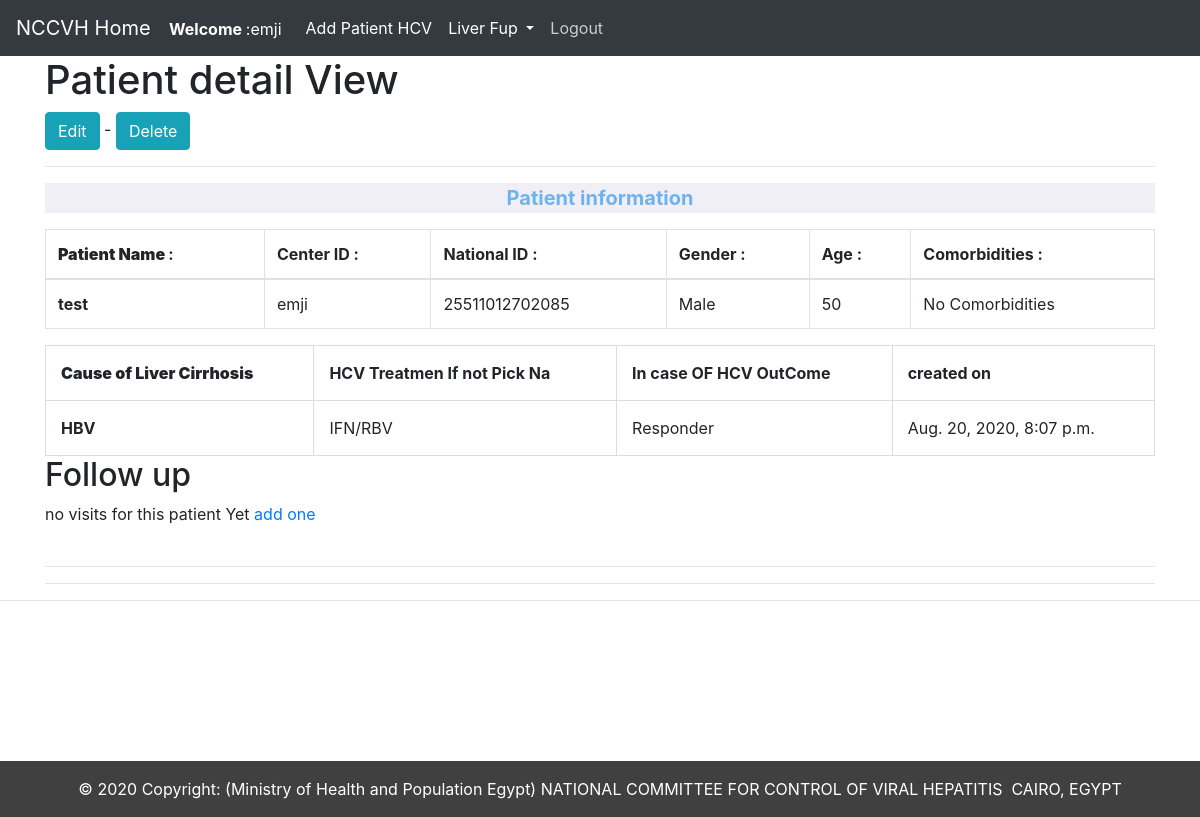
Screenshot of /LiverFup/inrollmentView/1 (signed in) with the database file from the repository.
### LiverFup/models.py (models this page shows, shortened)
class inrollment(models.Model):
    patient_name =models.CharField(max_length=200,null=False)
    National_ID =models.CharField( max_length=14,null=False,unique=True)
    Center_ID=models.ForeignKey(User,on_delete=models.SET_NULL, null=True)
    age = models.IntegerField(null=False)
    Gender_choices=(
        ('Male','Male'),
        ('Female','Female'),
    )
    gender=models.CharField(choices=Gender_choices, max_length=300,null=True,blank=True)
    Comorbidities_choise =(
        ('No Comorbidities','No Comorbidities'),
        ('Cardiac','Cardiac'),
        ('Chest','Chest'),
        ('Renal','Renal'),
        ('Other','Other'),
    )
    Comorbidities = models.CharField(choices=Comorbidities_choise,max_length=50,null=True,blank=True)
    Cause_of_Liver_Cirrhosis_choise= (
        ('HCV','HCV'),
        ('HBV','HBV'),
        ('Other Cuses','Other Cuses'),
    )
    Cause_of_Liver_Cirrhosis=models.CharField(choices=Cause_of_Liver_Cirrhosis_choise,max_length=20,null=True,blank=True)
    in_case_HCV_choise = (
        ('SOF/DAC','SOF/DAC'),
        ('SOF/DAC/RBV','SOF/DAC/RBV'),
        ('PAR/OMB','PAR/OMB'),
        ('PAR/OMB/RBV','PAR/OMB/RBV'),
        ('SOF/DAC/SIM','SOF/DAC/SIM'),
        ('SOF/PAR/OMB/RBV','SOF/PAR/OMB/RBV'),
        ('SOF/LED','SOF/LED'),
        ('IFN/RBV','IFN/RBV'),
        ('SOF/INF/RBV','SOF/INF/RBV'),
        ('SOF/RBV','SOF/RBV'),
        ('SOF/SIM','SOF/SIM'),
        ('SOF/DAC/SIM/RBV','SOF/DAC/SIM/RBV'),
        ('N/A','N/A'),
     )
    HCV_Treatmen_If_not_Pick_Na = models.CharField(
       choices=in_case_HCV_choise
       ,max_length=50,null=True,blank=True)
    in_case_HCV_Out_come_choise = (
        ('Responder','Responder'),
        ('Relapser','Relapser'),
        ('N/A','N/A'),
    )
    In_case_OF_HCV_OutCome = models.CharField(choices=in_case_HCV_Out_come_choise,max_length=50,null=True,blank=True)
    created_on = models.DateTimeField(auto_now_add=True)

### LiverFup/views.py (the view)
# urls.py: path('inrollmentView/<int:pk>',LiverPDetailView.as_view(),name='inrollment-detail'),
class LiverPDetailView(DetailView):
    model =inrollment
    template_name ='LiverFup/inrollment_detail.html'

### LiverFup/templates/LiverFup/inrollment_detail.html (shortened to what this page needs)
{% extends 'base.html' %} {% block title%}Patient detail{% endblock%} {% block content%}
<head>
</head>
{% if user.is_authenticated %} {% if user.id == inrollment.Center_ID.id %}
<h1>Patient detail View</h1>
<a class="btn btn-info" href="#">Edit</a> -
<a class="btn btn-info" href="#">Delete</a></h1>
<br/>
<hr>
<P style="background-color:#efeff5;font-size: 20px;text-align:center; color: rgb(111, 179, 235);"><b>Patient information</b></P>
<table class="table table-bordered">
    <tbody>
        <tr>
            <th><strong>Patient  Name </strong>: </th>
            <td> <strong>Center ID : </strong> </td>
            <td><strong>National ID : </strong></td>
            <td><strong>Gender : </strong></td>
            <td><strong>Age : </strong></td>
            <td><strong>Comorbidities : </strong> </td>
        </tr>
    </tbody>
    <tbody>
        <tr>
            <th>{{inrollment.patient_name}}</th>
            <td>{{inrollment.Center_ID}}</td>
            <td>{{inrollment.National_ID}}</td>
            <td>{{inrollment.gender}}</td>
            <td>{{inrollment.age}}</td>
            <td>{{inrollment.Comorbidities}}</td>
        </tr>
    </tbody>
</table>
<table>
    <tbody>
        <tr>
            <th><strong>Cause of Liver Cirrhosis</strong></th>
            <td><strong>HCV Treatmen If not Pick Na</strong></td>
                <td><strong>In case OF HCV OutCome</strong></td>
                <td><strong>created on</strong></td>
        </tr>
    </tbody>
    <tbody>
        <tr>
            <th>{{inrollment.Cause_of_Liver_Cirrhosis}}</th>
            <td>
                {{inrollment.HCV_Treatmen_If_not_Pick_Na}}</td>
            <td>{{inrollment.In_case_OF_HCV_OutCome}}</td>
            <td>{{inrollment.created_on}}</td>
        </tr>
    </tbody>
</table>
<h2>Follow up </h2>
{% if not inrollment.visits.all %} no visits  for this patient Yet <a href="#">add one </a> {% endif %}
<br/>
<br/>
<hr>
<hr> {% else %} you are not allow here !! {% endif %} {% else %}
<strong>Please Login</strong> {% endif %} {% endblock %}

### nntc/templates/base.html (shortened to what this page needs)
<!doctype html>
<html lang="en">
<head>
    <link rel="stylesheet" href="https://stackpath.bootstrapcdn.com/bootstrap/4.5.0/css/bootstrap.min.css">
</head>
<body>
    <nav class="navbar navbar-expand-lg navbar-dark bg-dark">
        <a class="navbar-brand" href="{% url 'home' %}">NCCVH Home
        <small> &nbsp;&nbsp;<strong> Welcome </strong> :{{user.username}}</small> </a>
        <div class="collapse navbar-collapse" id="navbarSupportedContent">
            <ul class="navbar-nav mr-auto">
{% if user.is_authenticated %}
   <li class="nav-item">
     <a class="nav-link" href="{% url 'add_patient' %}" style = "color:white">Add Patient HCV</a>
     </li>
       <li class="nav-item dropdown">
        <a style = "color:white" class="nav-link dropdown-toggle" href="#" id="navbarDropdown" role="button" data-toggle="dropdown" aria-haspopup="true" aria-expanded="false">
          Liver Fup
        </a>
        <div class="dropdown-menu" aria-labelledby="navbarDropdown">
    <li class="nav-item">
         <a class="nav-link" href="{% url 'logout' %}" style = "color:#cccccc">Logout</a>
       </li>
</div>
{% else %}
  <li class="nav-item">
                </li>
<li class="nav-item">
                    <a class="nav-link" href="{% url 'login' %}">Login</a>
                </li>
{% endif%}
            </ul>
        </div>
    </nav>
    <div class="container">
        {% block content%} {% endblock%}
    </div>
    <hr>
    <br/>
    <br/>
    <br/>
    <br/>
    <br/>
    <br/>
   <footer style="background-color:#404040;">
  <div class="footer-copyright text-center py-3" style = "color:white">© 2020 Copyright:
    <a > (Ministry of Health and Population
Egypt) NATIONAL COMMITTEE FOR CONTROL OF VIRAL HEPATITIS
CAIRO, EGYPT</a>
<br/>
  </div>
</footer>
</body>
</html>

### LiverFup/templates/LiverFup/inrollment_detail.html (style rules this page uses)
table, td, th { border: 1px solid #ddd; text-align: left; }
table { border-collapse: collapse; width: 100%; }
th, td { padding: 15px; }

### rows the page displays
inrollment: patient_name "test", Center_ID "emji", National_ID "25511012702085", gender "Male", age "50", Comorbidities "No Comorbidities", Cause_of_Liver_Cirrhosis "HBV", HCV_Treatmen_If_not_Pick_Na "IFN/RBV", In_case_OF_HCV_OutCome "Responder", created_on "Aug. 20, 2020, 8:07 p.m."

### other values shown
{{ user.username }} "emji"
